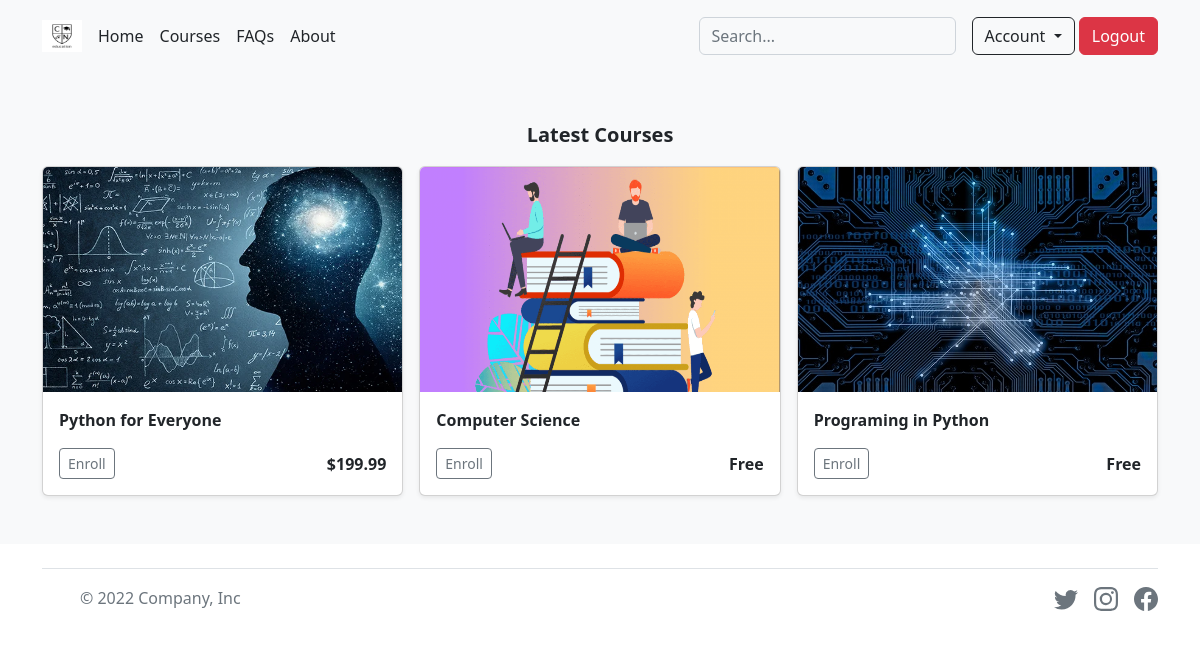
Before: /account (signed in) with the older database file.
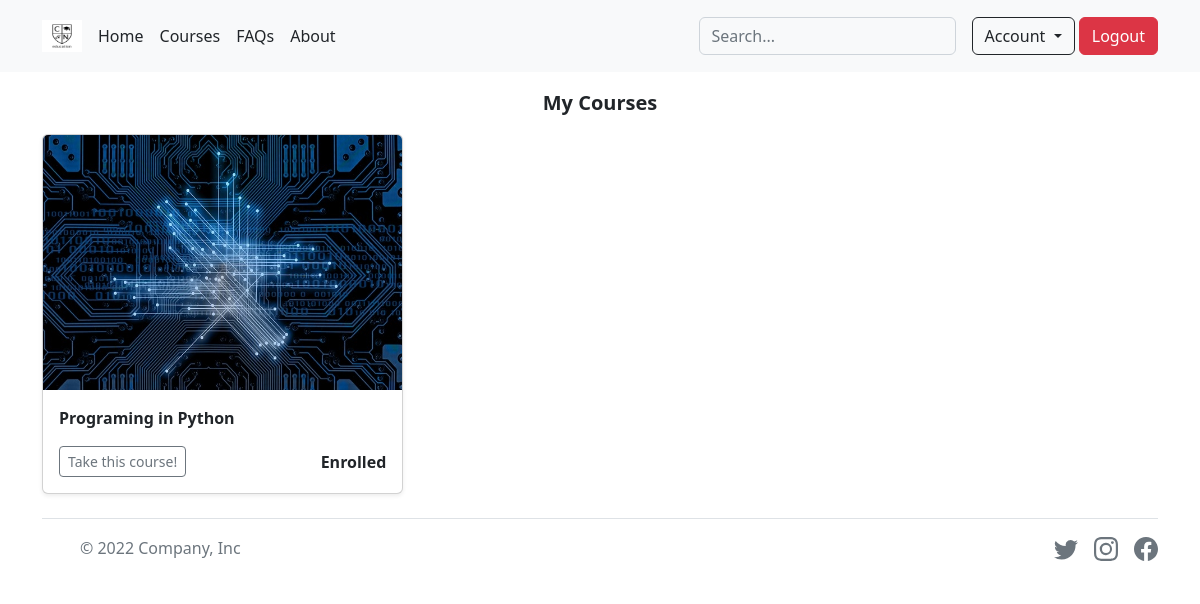
After: the same page with the newer database file.
### tables this page shows
CREATE TABLE 'courses' (id INTEGER PRIMARY KEY AUTOINCREMENT NOT NULL,'price' NUMERIC NOT NULL, name TEXT NOT NULL);

CREATE TABLE users_courses (id INTEGER PRIMARY KEY AUTOINCREMENT NOT NULL, user_id INT NOT NULL, course_id INT NOT NULL);

### app.py (the view)
@app.route("/account")
@login_required
def account():
    users_courses = db.execute("SELECT * FROM users_courses, courses WHERE courses.id = users_courses.course_id AND user_id = ?",
         session["user_id"])
    if len(users_courses) == 0:
        free = db.execute("SELECT * FROM courses ORDER BY id DESC LIMIT 3")
        return render_template("account.html", frees = free)
    return render_template("account.html", ids = users_courses)

### app.py (called while the page is built)
@app.after_request
def after_request(response):
    response.headers["Cache-Control"] = "no-cache, no-store, must-revalidate"
    response.headers["Expires"] = 0
    response.headers["Pragma"] = "no-cache"
    return response

### helpers.py (called while the page is built)
def login_required(f):
    @wraps(f)
    def decorated_function(*args, **kwargs):
        if session.get("user_id") is None:
            return redirect("/login")
        return f(*args, **kwargs)
    return decorated_function

### templates/account.html (shortened to what this page needs)
{% extends "layout.html" %}
{% block main %}
{% if ids %}
<div>
<p class="fs-5 fw-semibold text-center">My Courses</p>
<div class="album">
  <div class="container">
    <div class="row row-cols-1 row-cols-sm-3 row-cols-md-3 g-3">
      {% for id in ids %}
      <form action="/course" method="post">
      <div class="col">
        <div class="card shadow-sm">
          <img src="../static/images/courses/{{ id.id }}.png" class="bd-placeholder-img card-img-top" width="100%" height="255" alt="...">
          <div class="card-body">
            <p class="card-text fw-bold">{{ id.name }}</p>
            <div class="d-flex justify-content-between align-items-center">
              <div class="btn-group">
                <button class="btn btn-sm btn-outline-secondary" id="id" name="id" value="{{ id.id }}">Take this course!</a>
              </div>
              <small class="fs-6 fw-semibold">Enrolled</small>
            </div>
          </div>
        </div>
      </div>
    </form>
      {% endfor %}
    </div>
  </div>
</div>
{% else %}
<div class="album py-5 bg-light">
  <div class="container">
    <p class="text-center fs-5 fw-semibold">Latest Courses</p>
    <div class="row row-cols-1 row-cols-sm-2 row-cols-md-3 g-3">
      {% for free in frees %}
      <form action="/info" method="get">
      <div class="col">
        <div class="card shadow-sm">
          <img src="../static/images/courses/{{ free.id }}.png" class="bd-placeholder-img card-img-top" width="100%" height="225" alt="...">
          <div class="card-body">
            <p class="card-text fw-bold">{{ free.name }}</p>
            <div class="d-flex justify-content-between align-items-center">
              <div class="btn-group">
                <button class="btn btn-sm btn-outline-secondary" id="id" name="id" value="{{ free.id }}">Enroll</a>
              </div>
              <small class="fs-6 fw-semibold">{% if free.price == 0 %}Free{% else %}${{ free.price }}{% endif %}</small>
            </div>
          </div>
        </div>
      </div>
    </form>
      {% endfor %}
    </div>
  </div>
</div>
{% endif %}
{% endblock %}

### templates/layout.html (shortened to what this page needs)
<!DOCTYPE html>
<html lang="eng">
    <head>
        <link href="https://cdn.jsdelivr.net/npm/bootstrap@5.2.0/dist/css/bootstrap.min.css" rel="stylesheet">
    </head>
    <body>
        <header class="p-3 text-bg-light sticky-sm-top">
            <div class="container">
              <div class="d-flex flex-wrap align-items-center justify-content-center justify-content-lg-start">
                <a href="/" class="d-flex align-items-center mb-2 mb-lg-0 text-white text-decoration-none">
                  <img class="bi me-2" width="40" height="32" role="img" aria-label="Bootstrap" src="../static/images/logo/logo2.png"></img>
                </a>
                {% if session["user_id"] %}
                <ul class="nav col-12 col-lg-auto me-lg-auto mb-2 justify-content-center mb-md-0">
                    <li><a href="/" class="nav-link px-2 text-dark">Home</a></li>
                    <li><a href="/courses" class="nav-link px-2 text-dark">Courses</a></li>
                    <li><a href="#" class="nav-link px-2 text-dark">FAQs</a></li>
                    <li><a href="#" class="nav-link px-2 text-dark">About</a></li>
                  </ul>
                  <form action="/search" method="get" class="col-12 col-lg-auto mb-3 mb-lg-0 me-lg-3" role="search">
                    <input type="search" class="form-control form-control-light text-bg-light" name="q" placeholder="Search..." aria-label="Search">
                  </form>
                  <div class="text-end">
                    <div class="btn-group" role="group">
                      <button type="button" class="btn btn-outline-dark dropdown-toggle" data-bs-toggle="dropdown" aria-expanded="false">
                        Account
                      </button>
                    </div>
                    <a class="btn btn-danger" href="/logout" role="button">Logout</a>
                  </div>
                {% endif %}
              </div>
            </div>
          </header>
        <main>
            {% block main %}{% endblock %}
        </main>
        <div class="container">
            <footer class="d-flex flex-wrap justify-content-between align-items-center py-3 my-4 border-top">
              <div class="col-md-4 d-flex align-items-center">
                <a href="/" class="mb-3 me-2 mb-md-0 text-muted text-decoration-none lh-1">
                  <svg class="bi" width="30" height="24"><use xlink:href="#bootstrap"></use></svg>
                </a>
                <span class="mb-3 mb-md-0 text-muted">© 2022 Company, Inc</span>
              </div>
              <ul class="nav col-md-4 justify-content-end list-unstyled d-flex">
                <li class="ms-3"><a class="text-muted" href="#"></use></svg></a></li>
                <li class="ms-3"><a class="text-muted" href="#"></use></svg></a></li>
                <li class="ms-3"><a class="text-muted" href="#"></use></svg></a></li>
              </ul>
            </footer>
          </div>
    </body>
</html>

Changed rows visible on the page:
no longer on this page (row unchanged): courses: shows a picture, name "Python for Everyone", {{ free.id }} 4 (drawn), price "199.99"
no longer on this page (row unchanged): courses: shows a picture, name "Computer Science", {{ free.id }} 3 (drawn), price "Free"
no longer on this page (row unchanged): courses: shows a picture, name "Programing in Python", {{ free.id }} 2 (drawn), price "Free"
added users_courses: name "Programing in Python", {{ id.id }} 2 (drawn)
Other visible differences:
text no longer shown: "Latest Courses"
text now shown: "My Courses"
